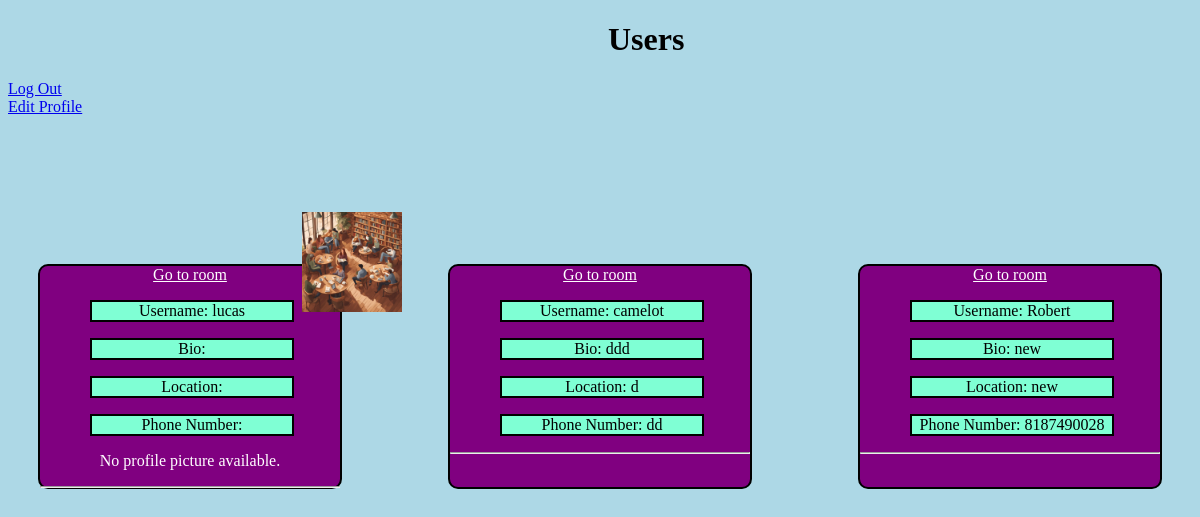
/rooms/dashboard, run on the app's committed database.
### messaging/models.py (models this page shows)
class Profile(models.Model):
  user = models.OneToOneField(User, on_delete=models.CASCADE,null=True)
  bio = models.TextField(max_length=500, blank=True)
  location = models.CharField(max_length=100, blank=True)
  phone_number = models.CharField(max_length=15, blank=True)
  profile_picture = models.ImageField(upload_to='profile_pics/', blank=True, null=True)

### messaging/views.py (the view)
# urls.py: path("dashboard", views.dashboard, name="dashboard"),
def dashboard(request):
  User = get_user_model()
  users = User.objects.all()
  user_profiles = []
  for user in users:
        try:
            profile = Profile.objects.get(user=user)
            user_profiles.append({
                'username': user.username,
                'password': user.password,
                'id': user.id,
                'profile': {
                    'bio': profile.bio,
                    'location': profile.location,
                    'phone_number': profile.phone_number,
                    'profile_pic_url': profile.profile_picture.url if profile.profile_picture else None,
                }
            })
        except Profile.DoesNotExist:
            user_profiles.append({
                'username': user.username,
                'password': user.password,
                'profile': 'No profile available'
            })
  template = loader.get_template("messaging/dashboard.html")
  context = {
        'users': user_profiles
    }
  return HttpResponse(template.render(context, request))

### messaging/templates/messaging/dashboard.html (shortened to what this page needs)
{% load static %}
<!DOCTYPE html>
<html lang="en">
<head>
    <link rel="stylesheet" type="text/css" href="{% static 'css/styles.css' %}">
</head>
<body>
    <h1 id="users">Users</h1>
    <a id="logout" href="{% url 'logout' %}">Log Out</a>
    <a id="editProfile" href="/rooms/profile">Edit Profile</a>
    <div id="userContainer" class="main">
        {% for user in users %}
        <div class="userCard">
            <a id="goTo" href="/rooms/room/{{user.id}}">Go to room</a>
            <p class="profileField">Username: {{ user.username }}</p>
            <p class="profileField">Bio: {{ user.profile.bio }}</p>
            <p class="profileField">Location: {{ user.profile.location }}</p>
            <p class="profileField">Phone Number: {{ user.profile.phone_number }}</p>
            {% if user.profile.profile_pic_url %}
            <img src="{{ user.profile.profile_pic_url }}" alt="Profile Picture" style="width: 100px; height: auto;"> {% else %}
            <p id="noPic">No profile picture available.</p>
            {% endif %}
            <hr/>
        </div>
        {% empty %}
        <p>No users found.</p>
        {% endfor %}
    </div>
</body>
</html>

### messaging/static/css/styles.css (style rules this page uses)
.profileField { border: 2px solid black; background-color: aquamarine; width: 200px; margin-left: 50px; }
.userCard { border: 2px solid black; background-color: purple; width: 300px; border-radius: 10px; flex: 0 1 300px; border-radius: 10px; text-align: center; height: 221px; margin-top: 50px; }
#userContainer { display: flex; height: 400px; justify-content: space-around; flex-wrap: wrap; align-items: flex-start; padding: 10px; }
#goTo { color: white; }
#noPic { color: white; }
#users { margin-left: 600px; }
#logout, #editProfile { margin-left: 47%; }
body { background-color: lightblue; }
.main { display: flex; height: 400px; justify-content: space-between; flex-wrap: wrap; margin-top: 170px; }
#editProfile { margin-left: 40%; }
#logout, #editProfile { margin-left: 23%; }
img { width: 400px; height: auto; margin-left: -59%; margin-top: -20%; position: absolute; }
#userContainer { margin-top: 10%; }
#userContainer { display: flex; flex-direction: row; flex-wrap: wrap; justify-content: space-between; padding: 20px; }
.userCard { flex: 1 1 200px; max-width: 300px; margin: 10px; }
#editProfile, #logout { margin-left: auto; margin-right: auto; display: block; }
img { max-width: 100%; height: auto; }

### data on the page
Profile: profile.bio "ddd", profile.phone_number "dd"
Profile: profile.bio "new", profile.location "new", profile.phone_number "8187490028"

### other printed values
{{ user.username }} "lucas" "camelot" "Robert"
{{ user.profile.location }} "d"
